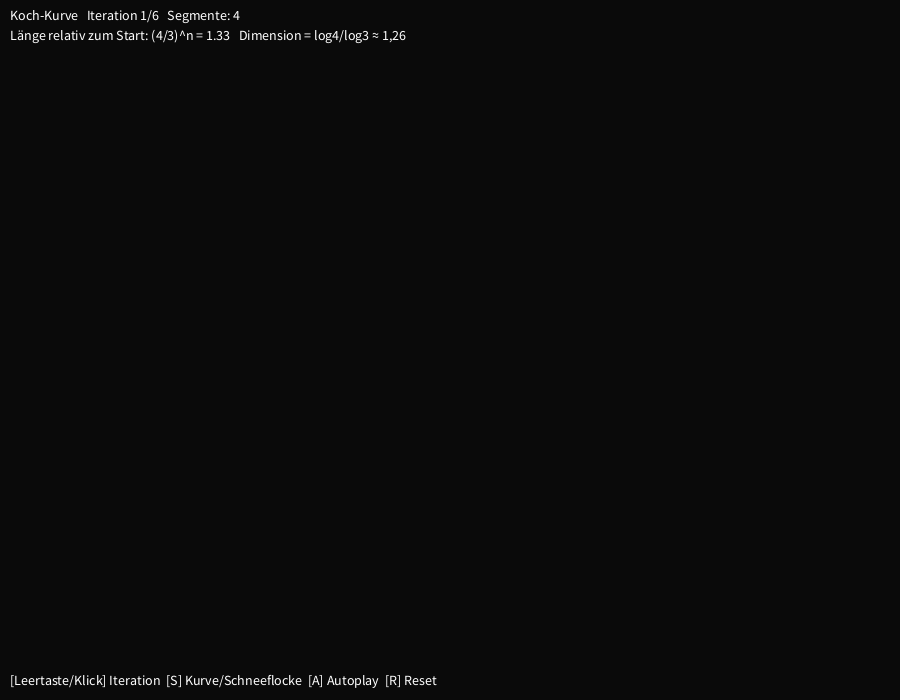
Frame 1 (no input)
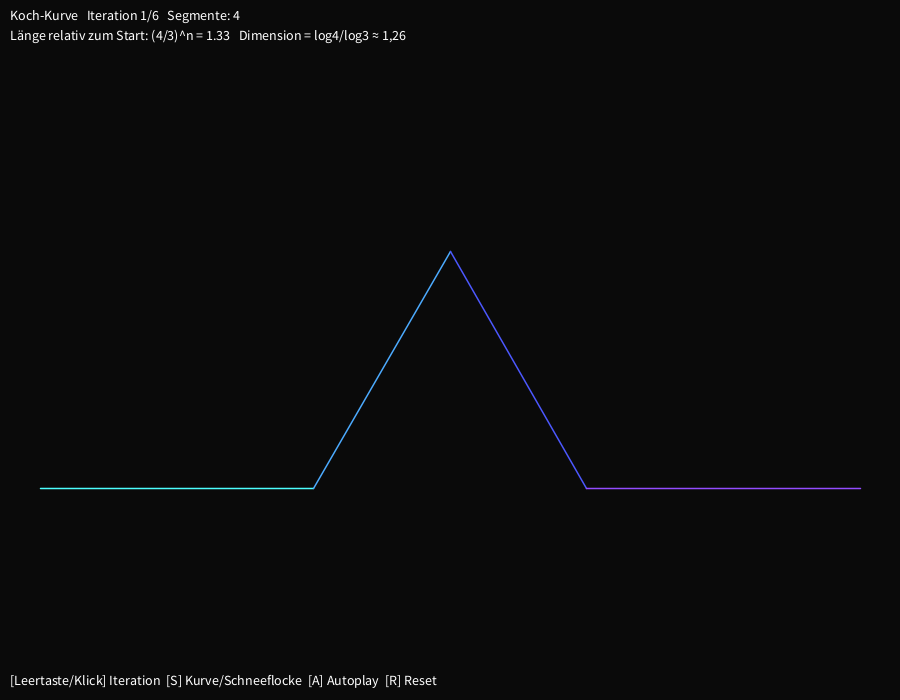
Frame 60 (the mouse pressed at the canvas centre just before this capture)
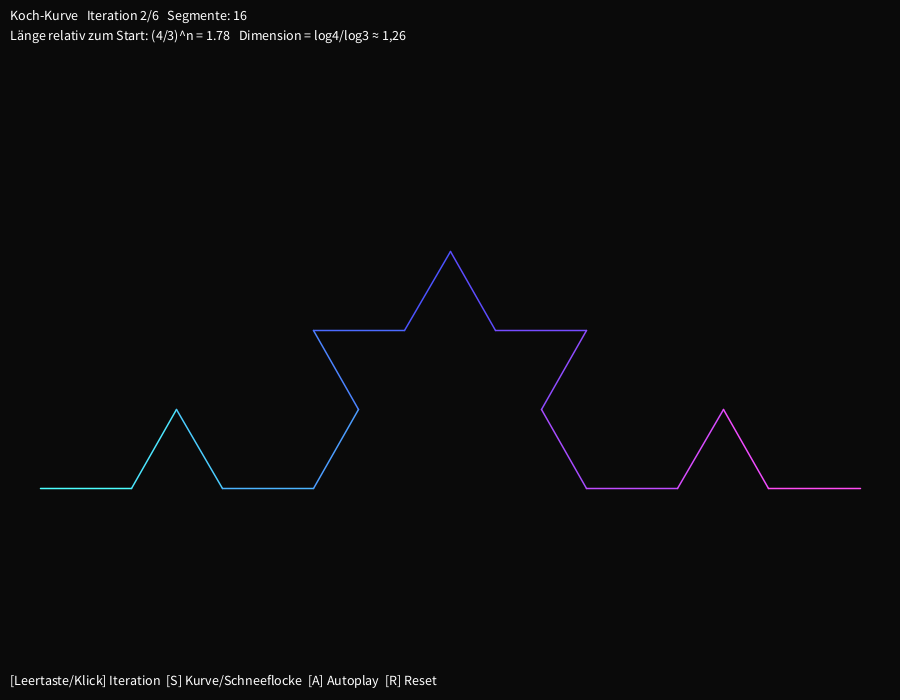
Frame 120 (the mouse held since frame 60 and released just before this capture)

The Processing sketch that drew these frames (run headless with seeded random() and noise(); from frame 60 on, the mouse is pressed at the canvas centre):

// Processing sketch: KochKurve
// ── KochKurve.pde
// L-System Prototyp 5: KOCH-KURVE / KOCH-SCHNEEFLOCKE
// Axiom: F  (Schneeflocke: F--F--F)   Regel: F -> F+F--F+F   Winkel: 60°
// Steuerung:
//   LEERTASTE / Mausklick : nächste Iteration
//   S                     : Kurve <-> Schneeflocke
//   A                     : Autoplay an/aus
//   R                     : Reset

String rule = "F+F--F+F";
boolean snowflake = false;
boolean autoplay = false;
int iter = 1;
int maxIter = 6;
float angleDeg = 60;
float growth = 0;
int wait = 0;

String sentence;
ArrayList<PVector> pts;
float minX, maxX, minY, maxY;

void setup() {
  size(900, 700);
  colorMode(HSB, 360, 100, 100);
  build();
}

void build() {
  String axiom = snowflake ? "F--F--F" : "F";
  sentence = generate(axiom, iter);
  trace(sentence);
  growth = 0;
  wait = 0;
}

String generate(String axiom, int n) {
  String s = axiom;
  for (int i = 0; i < n; i++) {
    StringBuilder next = new StringBuilder();
    for (int j = 0; j < s.length(); j++) {
      char c = s.charAt(j);
      if (c == 'F') next.append(rule);
      else next.append(c);
    }
    s = next.toString();
  }
  return s;
}

// Turtle läuft den String ab und speichert alle Punkte (Einheitslänge 1)
void trace(String s) {
  pts = new ArrayList<PVector>();
  float x = 0, y = 0, h = 0, a = radians(angleDeg);
  pts.add(new PVector(x, y));
  minX = maxX = minY = maxY = 0;
  for (int i = 0; i < s.length(); i++) {
    char c = s.charAt(i);
    if (c == 'F') {
      x += cos(h);
      y += sin(h);
      pts.add(new PVector(x, y));
      minX = min(minX, x);
      maxX = max(maxX, x);
      minY = min(minY, y);
      maxY = max(maxY, y);
    } else if (c == '+') {
      h -= a;     // links drehen
    } else if (c == '-') {
      h += a;     // rechts drehen
    }
  }
}

void draw() {
  background(15);
  growth = min(1, growth + 0.02);

  if (autoplay && growth >= 1) {
    wait++;
    if (wait > 70) {
      iter = (iter < maxIter) ? iter + 1 : 1;
      build();
    }
  }

  // Automatisch auf Fenstergröße skalieren
  float w = max(maxX - minX, 0.0001);
  float h = max(maxY - minY, 0.0001);
  float sc = min((width - 80) / w, (height - 140) / h);
  float ox = width / 2 - sc * (minX + maxX) / 2;
  float oy = height / 2 + 20 - sc * (minY + maxY) / 2;

  int n = int((pts.size() - 1) * growth);
  strokeWeight(1.5);
  for (int i = 0; i < n; i++) {
    PVector p = pts.get(i), q = pts.get(i + 1);
    stroke(map(i, 0, pts.size(), 180, 320), 70, 100);
    line(ox + sc * p.x, oy + sc * p.y, ox + sc * q.x, oy + sc * q.y);
  }

  fill(0, 0, 100);
  textSize(14);
  text((snowflake ? "Koch-Schneeflocke" : "Koch-Kurve") + "   Iteration " + iter + "/" + maxIter
     + "   Segmente: " + (pts.size() - 1), 10, 20);
  text("Länge relativ zum Start: (4/3)^n = " + nf(pow(4.0 / 3.0, iter), 1, 2)
     + "   Dimension = log4/log3 ≈ 1,26", 10, 40);
  text("[Leertaste/Klick] Iteration  [S] Kurve/Schneeflocke  [A] Autoplay  [R] Reset", 10, height - 15);
}

void nextIteration() {
  if (iter < maxIter) {
    iter++;
    build();
  }
}

void keyPressed() {
  if (key == ' ') nextIteration();
  if (key == 's' || key == 'S') { snowflake = !snowflake; build(); }
  if (key == 'a' || key == 'A') autoplay = !autoplay;
  if (key == 'r' || key == 'R') { iter = 1; build(); }
}

void mousePressed() {
  nextIteration();
}
